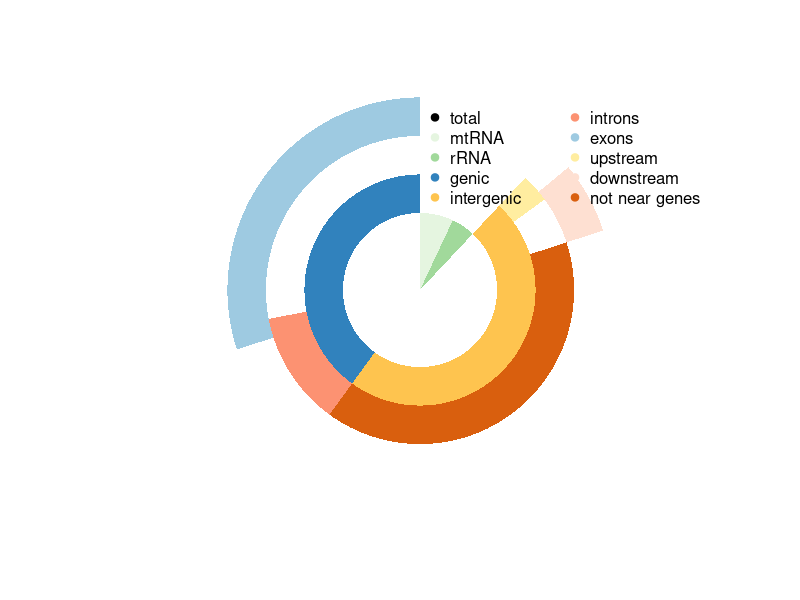

R code for this plot:
# install.packages("plotrix")

## data input (number of reads mapped to each category)
total=100
rRNA=5 # mapped to nuclear rRNA regions
mtRNA=7  # mapped to mitochondria genome
# for the rest of above, then we divide into different category, like http://www.biomedcentral.com/1741-7007/8/149 did.
intergenic=48 
introns=12
exons=30
upstream=3
downstream=6
not_near_genes=40

rest=total-rRNA-mtRNA
genic=rest-intergenic
introns_and_exons=introns+exons-genic

# parameter for pie chart
iniR=0.2 # initial radius
colors=list(NO='white',total='black',mtRNA='#e5f5e0',rRNA='#a1d99b',genic='#3182bd',intergenic='#fec44f',introns='#fc9272',exons='#9ecae1',upstream='#ffeda0',downstream='#fee0d2',not_near_genes='#d95f0e')

library('plotrix')

# from outer circle to inner circle
#0 circle: blank
pie(1, radius=iniR, init.angle=90, col=c('white'), border = NA, labels='')

#4 circle: show genic:exons and intergenic:downstream
floating.pie(0,0,c(exons, genic-exons+not_near_genes, downstream, mtRNA+rRNA+intergenic-not_near_genes-downstream),radius=5*iniR, startpos=pi/2, col=as.character(colors[c('exons','NO','downstream','NO')]),border=NA)

#3 circle: show genic:introns and intergenic:not_near_genes | upstream
floating.pie(0,0,c(genic-introns, introns, not_near_genes, intergenic-upstream-not_near_genes, upstream, mtRNA+rRNA),radius=4*iniR, startpos=pi/2, col=as.character(colors[c('NO','introns','not_near_genes','NO','upstream','NO')]),border=NA)

#2 circle: divide the rest into genic and intergenic
floating.pie(0,0,c(genic, intergenic, mtRNA+rRNA),radius=3*iniR, startpos=pi/2, col=as.character(colors[c('genic','intergenic','NO')]),border=NA)

#1 circle: for rRNA+mtRNA+rest
floating.pie(0,0, c(rest, rRNA,mtRNA), radius=2*iniR, startpos=pi/2, col=as.character(colors[c('NO','rRNA','mtRNA')]), border = NA)

legend(0, 5*iniR, gsub("_"," ",names(colors)[-1]), col=as.character(colors[-1]), pch=19,bty='n', ncol=2)

## or, in one column with reads count and %
# names=gsub("_"," ",names(colors)[-1])
# values = sapply(names(colors)[-1], get)
# percent=format(100*values/total, digits=2, trim=T)
# values = format(values, big.mark=",", scientific=FALSE, trim=T)
# cl=as.character(colors[-1])
# pchs=rep(19, length(cl)); pchs[1]=1;
# legend(0, 5*iniR, paste(names," (",values,", ", percent,"%)", sep=""), col=cl, pch=pchs,bty='n', ncol=1, cex=0.6)
